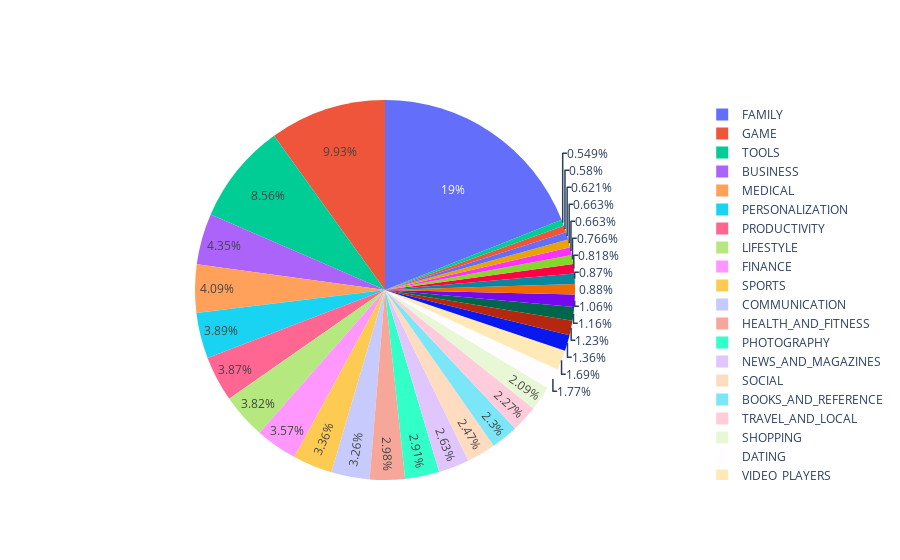

Notebook source saved alongside this figure:
### Markdown cell above
## Android market breakdown
Which category has the highest share of (active) apps in the market?

### Code cell
number_of_apps_in_category = df['Category'].value_counts().sort_values(ascending=True)

data = [go.Pie(
        labels = number_of_apps_in_category.index,
        values = number_of_apps_in_category.values,
        hoverinfo = 'label+value'
    
)]

plotly.offline.iplot(data, filename='active_category')

### Figure 1 — Plotly figure (JSON) as saved in the notebook; plotly's stock layout.template omitted (floating-point values rounded to 4 significant figures)
{"data": [{"hoverinfo": "label+value", "labels": ["BEAUTY", "COMICS", "PARENTING", "ART_AND_DESIGN", "EVENTS", "HOUSE_AND_HOME", "WEATHER", "LIBRARIES_AND_DEMO", "AUTO_AND_VEHICLES", "ENTERTAINMENT", "FOOD_AND_DRINK", "EDUCATION", "MAPS_AND_NAVIGATION", "VIDEO_PLAYERS", "DATING", "SHOPPING", "TRAVEL_AND_LOCAL", "BOOKS_AND_REFERENCE", "SOCIAL", "NEWS_AND_MAGAZINES", "PHOTOGRAPHY", "HEALTH_AND_FITNESS", "COMMUNICATION", "SPORTS", "FINANCE", "LIFESTYLE", "PRODUCTIVITY", "PERSONALIZATION", "MEDICAL", "BUSINESS", "TOOLS", "GAME", "FAMILY"], "type": "pie", "values": [53, 56, 60, 64, 64, 74, 79, 84, 85, 102, 112, 119, 131, 163, 171, 202, 219, 222, 239, 254, 281, 288, 315, 325, 345, 369, 374, 376, 395, 420, 827, 959, 1832]}], "layout": {}}
